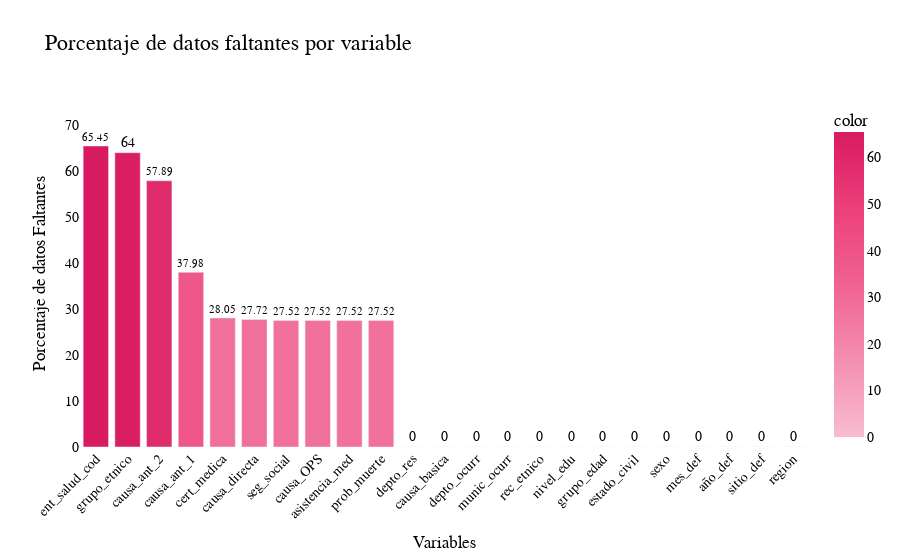

Notebook code cell kept with this figure:
### Code cell
missing_percent = (data.isnull().sum() / len(data)) * 100
missing_percent = missing_percent.sort_values(ascending=False)
color_scale = ["#F8BBD0", "#F48FB1", "#F06292", "#EC407A", "#D81B60"]

fig = px.bar(
    missing_percent, x = missing_percent.index, y = missing_percent.values,
    labels = {'x': 'Variables', 'y': 'Porcentaje de datos Faltantes (%)'},
    title = 'Porcentaje de datos faltantes por variable',
    color = missing_percent.values, color_continuous_scale= color_scale, text = missing_percent.values.round(2))

fig.update_layout(xaxis_title = 'Variables', yaxis_title = 'Porcentaje de datos Faltantes', title_font_size = 20, xaxis_tickangle = -45,
    plot_bgcolor = 'white', paper_bgcolor = 'white',
    font = dict(family = 'Bahnschrift', size = 14, color = 'black'),
    title_font = dict(family = 'Bahnschrift', size = 22, color = 'black'),
    yaxis = dict(range = [0, missing_percent.max() + 10]))

fig.update_traces(textposition ='outside') # Para que el porcentaje se muestre fuera de la barra

fig.show()

### Figure 1 — Plotly figure (JSON) as saved in the notebook; plotly's stock layout.template omitted (floating-point values rounded to 4 significant figures)
{"data": [{"alignmentgroup": "True", "hovertemplate": "index=%{x}<br>Porcentaje de datos Faltantes (%)=%{y}<br>text=%{text}<br>color=%{marker.color}<extra></extra>", "legendgroup": "", "marker": {"color": [65.45, 64.0, 57.89, 37.98, 28.05, 27.72, 27.52, 27.52, 27.52, 27.52, 0, 0, 0, 0, 0, 0, 0, 0, 0, 0, 0, 0, 0], "coloraxis": "coloraxis", "pattern": {"shape": ""}}, "name": "", "offsetgroup": "", "orientation": "v", "showlegend": false, "text": [65.45, 64, 57.89, 37.98, 28.05, 27.72, 27.52, 27.52, 27.52, 27.52, 0, 0, 0, 0, 0, 0, 0, 0, 0, 0, 0, 0, 0], "textposition": "outside", "type": "bar", "x": ["ent_salud_cod", "grupo_etnico", "causa_ant_2", "causa_ant_1", "cert_medica", "causa_directa", "seg_social", "causa_OPS", "asistencia_med", "prob_muerte", "depto_res", "causa_basica", "depto_ocurr", "munic_ocurr", "rec_etnico", "nivel_edu", "grupo_edad", "estado_civil", "sexo", "mes_def", "año_def", "sitio_def", "region"], "xaxis": "x", "y": [65.45, 64.0, 57.89, 37.98, 28.05, 27.72, 27.52, 27.52, 27.52, 27.52, 0, 0, 0, 0, 0, 0, 0, 0, 0, 0, 0, 0, 0], "yaxis": "y"}], "layout": {"barmode": "relative", "coloraxis": {"colorbar": {"title": {"text": "color"}}, "colorscale": [[0, "#F8BBD0"], [0.25, "#F48FB1"], [0.5, "#F06292"], [0.75, "#EC407A"], [1, "#D81B60"]]}, "font": {"color": "black", "family": "Bahnschrift", "size": 14}, "legend": {"tracegroupgap": 0}, "paper_bgcolor": "white", "plot_bgcolor": "white", "title": {"font": {"color": "black", "family": "Bahnschrift", "size": 22}, "text": "Porcentaje de datos faltantes por variable"}, "xaxis": {"anchor": "y", "domain": [0, 1], "tickangle": -45, "title": {"text": "Variables"}}, "yaxis": {"anchor": "x", "domain": [0, 1], "range": [0, 75.45], "title": {"text": "Porcentaje de datos Faltantes"}}}}
